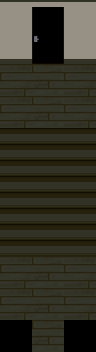

Below is a game level as drawn by its tile map, then a one-line description and the .tmx file that defines it, in full:
An orthogonal 3x11 tile map with 32x32 px tiles, 4 tile layers (layer0, layer1, layer2, layer3).

<map version="1.10" tiledversion="1.10.0" orientation="orthogonal" renderorder="right-down" width="3" height="11" tilewidth="32" tileheight="32" infinite="0" nextlayerid="5" nextobjectid="1">
 <tileset firstgid="1" source="res/add_more.tsx" />
 <layer id="4" name="layer0" width="3" height="11" locked="1">
  <data encoding="csv">
0,0,0,
0,0,0,
312,312,312,
312,312,312,
312,312,312,
312,312,312,
312,312,312,
312,312,312,
312,312,312,
312,312,312,
0,0,0
</data>
 </layer>
 <layer id="1" name="layer1" width="3" height="11" locked="1">
  <data encoding="csv">
43,43,43,
43,43,43,
77,78,77,
77,78,77,
94,94,94,
94,94,94,
94,94,94,
94,94,94,
77,78,77,
77,78,77,
28,78,28
</data>
 </layer>
 <layer id="2" name="layer2" width="3" height="11" locked="1">
  <data encoding="csv">
11,11,11,
27,27,27,
0,0,0,
0,0,0,
0,0,0,
0,0,0,
0,0,0,
0,0,0,
0,0,0,
0,0,0,
0,0,0
</data>
 </layer>
 <layer id="3" name="layer3" width="3" height="11" locked="1">
  <data encoding="csv">
0,9,0,
0,25,0,
0,0,0,
0,0,0,
0,0,0,
0,0,0,
0,0,0,
0,0,0,
0,0,0,
0,0,0,
0,0,0
</data>
 </layer>
</map>
